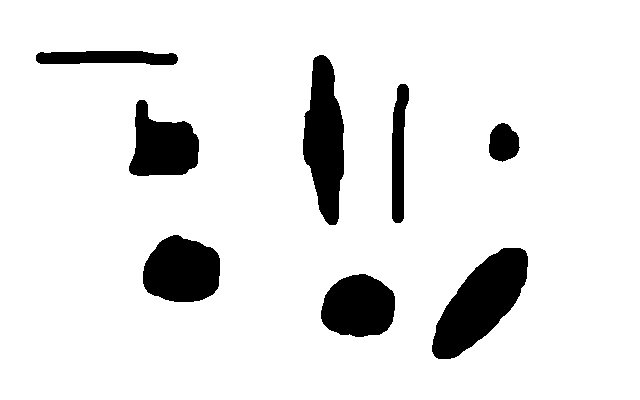
//> input picture shapes.png, 640 x 400 px
$ ./01locateContours   (built with g++ and OpenCV 4)
//> lines starting //> are read from the running program, lines starting //| are printed output that depends on the picture; after the words box and inside, x2 and y2 are one past the last pixel; in counts of white or black regions, pixels touching at a corner belong together
#include <opencv2/opencv.hpp>
#include <stdio.h>

using namespace cv;

int main( int argc, char** argv )
{
	Mat image;
	Mat imageGray;
	image = imread("../shapes.png", 1);
//> image is the input picture: 400 rows x 640 cols, CV_8UC3; min 0, max 255, mean 229.1

	cvtColor( image, imageGray, CV_BGR2GRAY );


	Mat canny_output;
	std::vector<std::vector<Point> > contours;
	std::vector<Vec4i> hierarchy;

	/// Detect edges using canny
	int thresh = 100;
	Canny( imageGray, canny_output, thresh, thresh*2, 3 );
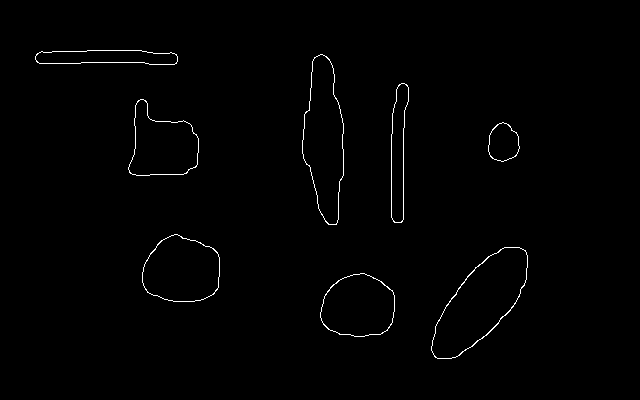
//> canny_output: 400 rows x 640 cols, CV_8UC1; 0.84% white in thin lines or dots, all inside (x1, y1, x2, y2) = (35, 50, 528, 359)

	/// Find contours
	findContours( canny_output, contours, hierarchy, CV_RETR_TREE, CV_CHAIN_APPROX_SIMPLE, Point(0, 0) );
//> contours = 16 contours; largest, box (x1, y1, x2, y2) and area: (431, 247, 528, 359) 5762, (431, 247, 528, 359) 5686, (302, 54, 344, 225) 4730, (302, 54, 344, 225) 4716, (142, 234, 220, 302) 4077

	// Show input image
	namedWindow( "Display Image", WINDOW_AUTOSIZE );
	imshow( "Display Image", imageGray );

	// Start random number generator with a known seed
	RNG rng(12345);

	/// Draw contours
	Mat drawing = Mat::zeros( canny_output.size(), CV_8UC3 );
	for( int i = 0; i< contours.size(); i++ )
	{
		Scalar color = Scalar( rng.uniform(0, 255), rng.uniform(0,255), rng.uniform(0,255) );
		drawContours( drawing, contours, i, color, 2, 8, hierarchy, 0, Point() );
	}
//> this loop made 16 passes
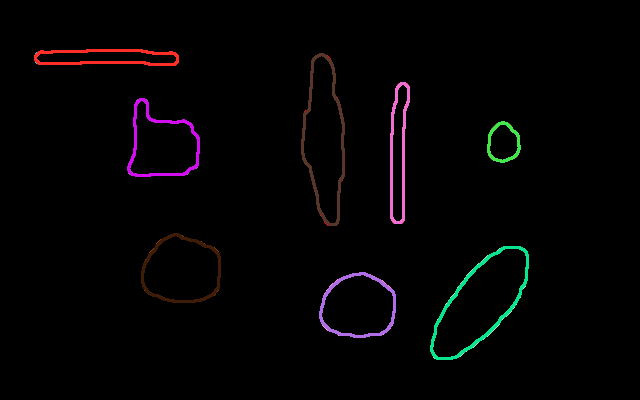
//> drawing: 400 rows x 640 cols, CV_8UC3; mean B, G, R 3.4, 2.7, 3.9

	/// Show in a window
	namedWindow( "Contours", CV_WINDOW_AUTOSIZE );
	imshow( "Contours", drawing );

	waitKey(0);

	return 0;
}

$ run again, with AsAndBs.png copied over shapes.png
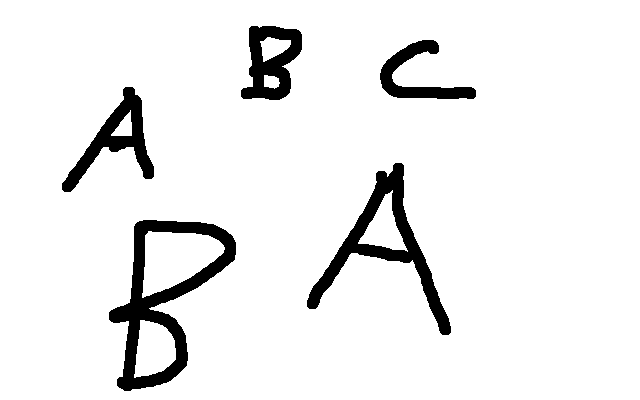
//> input picture AsAndBs.png, 640 x 400 px
//> image is the input picture: 400 rows x 640 cols, CV_8UC3; 92.9% white; 5 black regions, box (x1, y1, x2, y2) and area: (109, 220, 236, 391) 6203, (307, 163, 451, 335) 4762, (62, 87, 154, 192) 2779, (241, 26, 302, 100) 2581, (380, 40, 476, 99) 1926
//> `Canny( imageGray, canny_output, thresh, thresh*2, 3 );`:
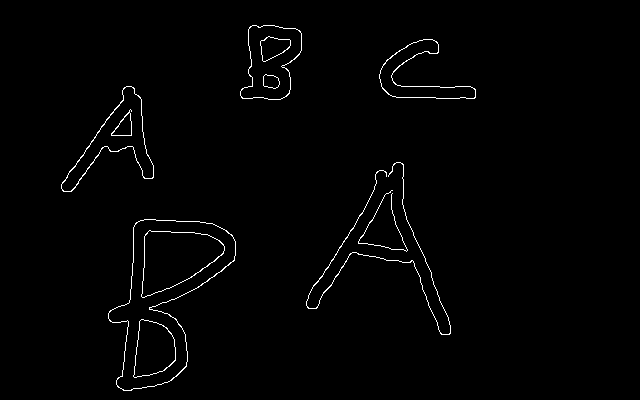
//> canny_output: 400 rows x 640 cols, CV_8UC1; 1.2% white in thin lines or dots, all inside (x1, y1, x2, y2) = (61, 25, 476, 391)
//> contours = 20 contours, 1 with area under 20; largest, box (x1, y1, x2, y2) and area: (108, 219, 236, 391) 11632, (108, 219, 236, 391) 11578, (141, 230, 225, 298) 3622, (141, 230, 225, 298) 3600, (240, 25, 302, 100) 3245
//> the loop `for( int i = 0; i< contours.size(); i++ )` made 20 passes
//> after the loop `for( int i = 0; i< contours.size(); i++ )`:
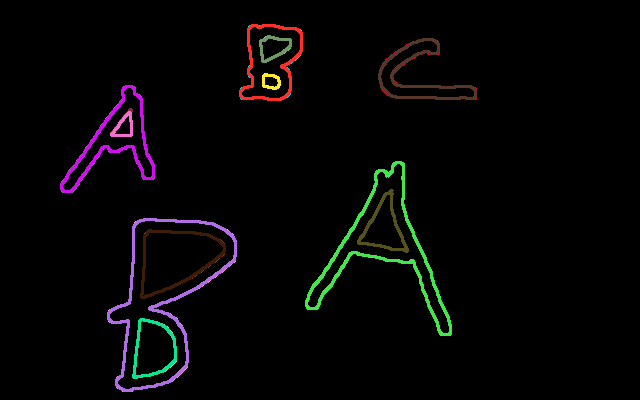
//> drawing: 400 rows x 640 cols, CV_8UC3; mean B, G, R 4.7, 4.5, 5.3

$ run again, with bs.png copied over shapes.png
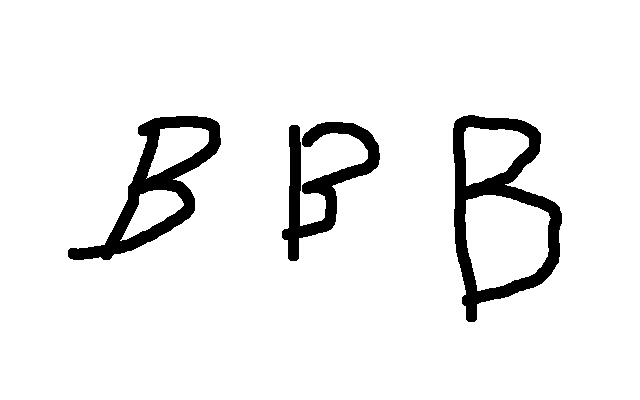
//> input picture bs.png, 640 x 400 px
//> image is the input picture: 400 rows x 640 cols, CV_8UC3; 93.4% white; 3 black regions, box (x1, y1, x2, y2) and area: (453, 115, 562, 322) 6841, (68, 116, 221, 260) 5675, (282, 122, 380, 261) 4456
//> `Canny( imageGray, canny_output, thresh, thresh*2, 3 );`:
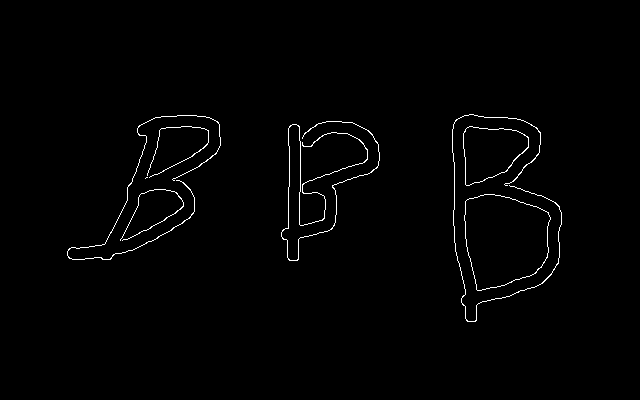
//> canny_output: 400 rows x 640 cols, CV_8UC1; 1.1% white in thin lines or dots, all inside (x1, y1, x2, y2) = (67, 114, 562, 322)
//> contours = 10 contours, 3 with area under 20; largest, box (x1, y1, x2, y2) and area: (464, 194, 551, 291) 6410, (464, 194, 551, 291) 6403, (463, 126, 529, 186) 2695, (463, 126, 529, 186) 2673, (281, 121, 380, 261) 56, (452, 114, 562, 322) 48, (67, 115, 221, 260) 46
//> the loop `for( int i = 0; i< contours.size(); i++ )` made 10 passes
//> after the loop `for( int i = 0; i< contours.size(); i++ )`:
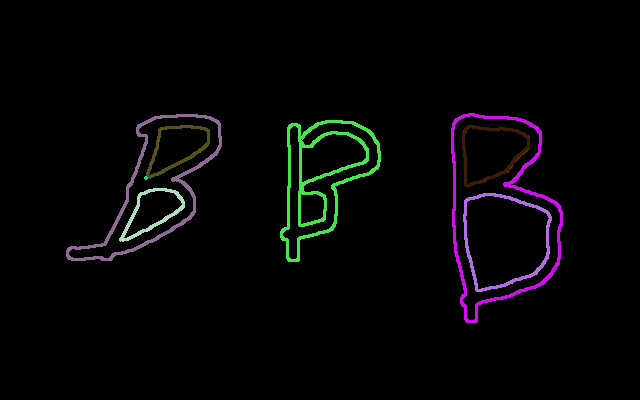
//> drawing: 400 rows x 640 cols, CV_8UC3; mean B, G, R 5.2, 4.4, 4.9
